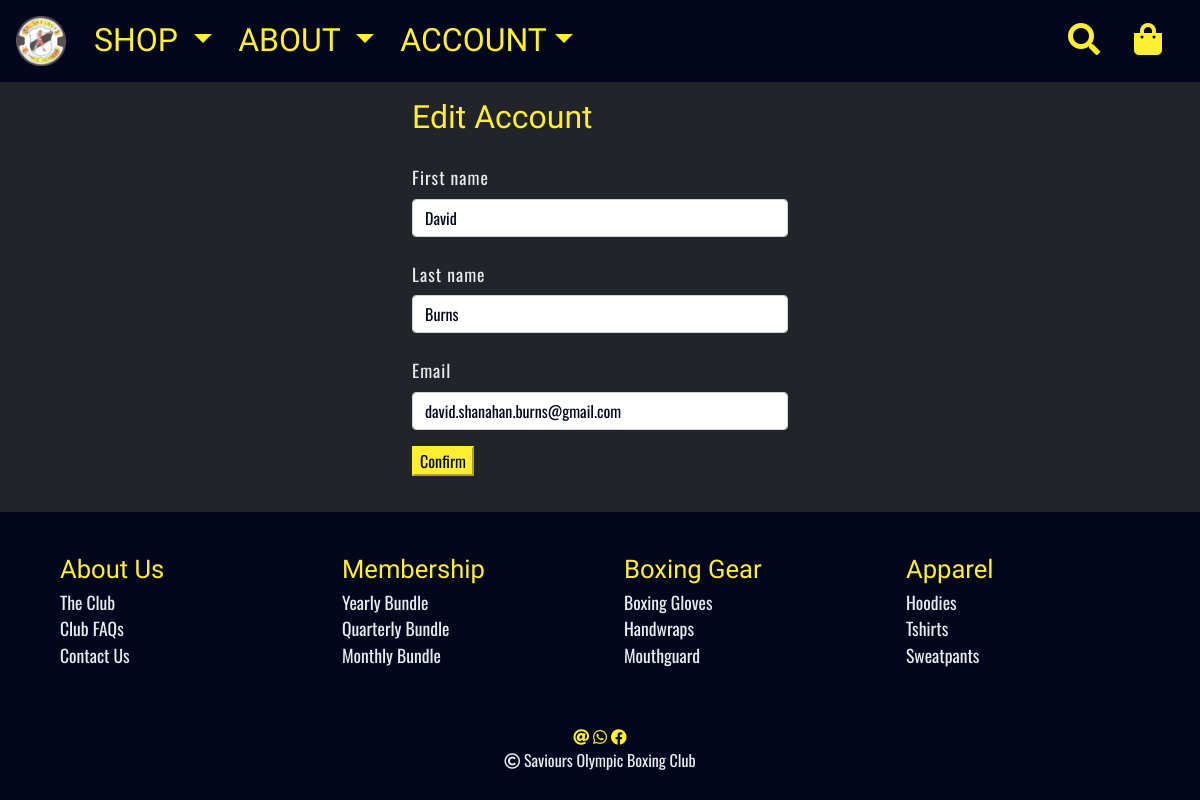
The app's page /accounts/details/edit/ (signed in) with its own data.
### accounts/models.py (models this page shows, shortened)
class Account(AbstractBaseUser):
    email = models.EmailField(
        verbose_name="email", max_length=60, unique=True
    )
    first_name = models.CharField(
        verbose_name="first name", max_length=30, unique=False
    )
    last_name = models.CharField(
        verbose_name="last name", max_length=30, unique=False
    )
    date_joined = models.DateTimeField(
        verbose_name="date joined", auto_now_add=True
    )
    last_login = models.DateTimeField(verbose_name="last login", auto_now=True)
    is_admin = models.BooleanField(default=False)
    is_active = models.BooleanField(default=True)
    is_staff = models.BooleanField(default=False)
    is_superuser = models.BooleanField(default=False)
    USERNAME_FIELD = "email"
    REQUIRED_FIELDS = ["first_name", "last_name"]
    objects = MyAccountManager()

### products/models.py (models this page shows, shortened)
class Category(models.Model):
    title = models.CharField(max_length=255)
    slug = models.SlugField(max_length=255)
    ordering = models.IntegerField(default=0)
    class Meta:
        verbose_name_plural = 'Categories'
        ordering = ("ordering", "title")

class Subcategory(models.Model):
    parent = models.ForeignKey(Category,
                               related_name='subcategories',
                               blank=True,
                               null=True,
                               on_delete=models.SET_NULL)
    title = models.CharField(max_length=255)
    slug = models.SlugField(max_length=255, blank=True, null=True)
    ordering = models.IntegerField(default=0)
    class Meta:
        verbose_name_plural = "Subcategories"
        ordering = ("parent", "ordering", "title")

### accounts/views.py (the view)
@login_required
def edit_account_details(request):
    context = {}
    user = request.user
    if request.POST:
        form = EditAccountForm(request.POST, instance=user)
        if form.is_valid():
            form.save()
            messages.success(request, f"Account details updated")
            return redirect("account_details")
        else:
            context["edit_account_form"] = form
    else:
        form = EditAccountForm(initial=model_to_dict(user))
        context["edit_account_form"] = form
    return render(request, "accounts/edit_account_details.html", context)

### accounts/forms.py
class EditAccountForm(forms.ModelForm):
    email = forms.EmailField(max_length=60)
    class Meta:
        model = Account
        fields = ("first_name", "last_name", "email")

### bag/contexts.py (called while the page is built, shortened)
def bag_content(request):
    bag_items = []
    total = 0
    product_count = 0
    current_bag = request.session.get("current_bag", {})
    if total < settings.FREE_DELIVERY_THRESHOLD:
        delivery = total * Decimal(settings.STANDARD_DELIVERY_PERCENTAGE / 100)
        free_delivery_delta = settings.FREE_DELIVERY_THRESHOLD - total
    else:
        delivery = 0
        free_delivery_delta = 0
    grand_total = delivery + total
    context = {
        'bag_items': bag_items,
        'total': total,
        'product_count': product_count,
        'delivery': delivery,
        'free_delivery_delta': free_delivery_delta,
        'free_delivery_threshold': settings.FREE_DELIVERY_THRESHOLD,
        'grand_total': grand_total,
    }
    return context

### store/contexts.py (called while the page is built)
def subcategories_per_category(request):
    context = {}
    context["categories"] = Category.objects.all()
    context["category_subcategories"] = {}
    for category in context["categories"]:
        context["category_subcategories"][category] = sorted(set(
            Product.objects.filter(category=category).values_list(
                "subcategory__title", flat=True
            )
        ))
    return context

### accounts/templates/accounts/edit_account_details.html (shortened to what this page needs)
{% extends 'base.html' %}
{% load widget_tweaks %}
{% block content %}
<div class="container form-wrapper col-sm-6 col-lg-4">
    <h2 class="mt-3 mb-1">Edit Account</h2>
    <form method="POST" action="{% url 'edit_account_details' %}" class="form" novalidate>
        {% for field in edit_account_form %}
        <fieldset class="">
                <label for="{{ field.id_for_label }}" class="form-label mt-4">{{ field.label }}</label>
                {{ field|add_class:'form-control' }}
        </fieldset>
        {% endfor %}
        <fieldset class="">
            <button type="submit" class="btn-primary mt-3 mb-4">Confirm</button>
        </fieldset>
    </form>
</div>
{% endblock content %}

### templates/includes/footer.html (shortened to what this page needs)
{% load static %}
<footer>
    <div class="container-fluid d-flex justify-content-around">
        <div class="row w-100 p-4">
            <div class="col-12 col-sm-6 col-md-3 px-4 py-1">
                <div class="row">
                    <div class="col-12 footer-title">
                        About Us
                    </div>
                    <div class="col-12 footer-text">
                        <a href="{% url 'view_about' %}">The Club</a>
                    </div>
                    <div class="col-12 footer-text">
                        <a href="{% url 'view_faqs' %}">Club FAQs</a>
                    </div>
                    <div class="col-12 footer-text">
                        <a href="{% url 'contact' %}">Contact Us</a>
                    </div>
                </div>
            </div>
            {% for category in categories %}
                <div class="col-12 col-sm-6 col-md-3 px-4 py-1">
                    <div class="row">
                        <div class="col-12 footer-title">
                            {{ category.title }}
                        </div>
                        {% for subcategory in category.subcategories.all %}
                            <div class="col-12 footer-text">
                                <a href="{% url 'shop' category.slug subcategory.slug %}">{{ subcategory.title }}</a>
                            </div>
                        {% endfor %}
                    </div>
                </div>
            {% endfor %}
           <div class="col-12 text-center px-4 py-1 mt-5 d-none d-sm-block">
                <a href="mailto:david.shanahan.burns@gmail.com?subject=Saviours%20Enquiry" rel="noopener" aria-label="Saviours Email">
                    <i class=" text-primary fas fa-at"></i>
                </a>
                <a href="https://wa.me/353858667065?text=I'm%20enquiring%20about%20Saviours" target="_blank" rel="noopener" aria-label="Saviours Whatsapp Contact Number">
                    <i class="text-primary fab fa-whatsapp"></i>
                </a>
                <a href="https://www.facebook.com/StSavioursOlympicBoxingAcademy/" target="_blank" rel="noopener" aria-label="Saviours Facebook Page">
                    <i class="text-primary fab fa-facebook"></i>
                </a>
                <div>
                    <i class="far fa-copyright"></i> Saviours Olympic Boxing Club
                </div>
            </div>
        </div>
    </div>
</footer>

### records on screen
Account: edit_account_form "David" "Burns" "david.shanahan.burns@gmail.com"
Category: title "Membership"
Subcategory: title "Yearly Bundle"
Subcategory: title "Quarterly Bundle"
Subcategory: title "Monthly Bundle"
Category: title "Boxing Gear"
Subcategory: title "Boxing Gloves"
Subcategory: title "Handwraps"
Subcategory: title "Mouthguard"
Category: title "Apparel"
Subcategory: title "Hoodies"
Subcategory: title "Tshirts"
Subcategory: title "Sweatpants"

### other values on screen
{{ field.label }} "First name" "Last name" "Email"
